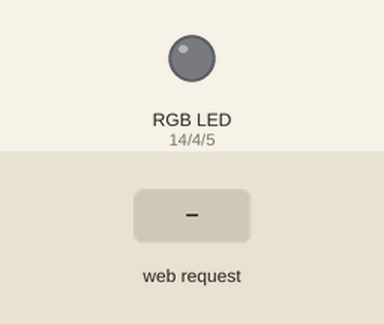
This sketch was run on a simulated ESP8266 (NodeMCU). On the bench: an RGB LED mixed from three pins (HIGH = lit). The test bench sets the inputs (shaded band). What the sketch prints to the serial monitor is not drawn.

Above: at 1.2 s.
1.3 s: HTTP request GET /form1?led=red received
At 2.3 s:
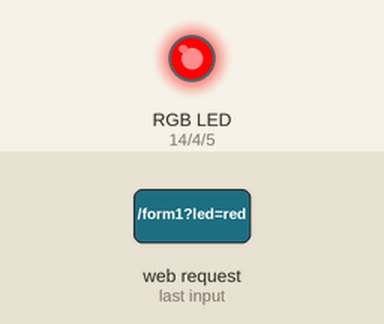
2.8 s: HTTP request GET /form1?led=green received
At 3.4 s:
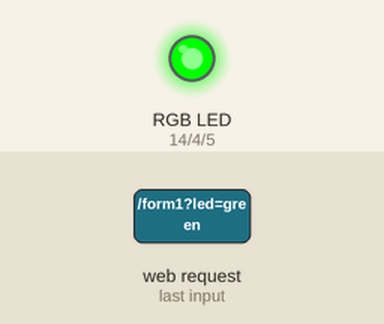
4.3 s: HTTP request GET /form1?led=blue received
At 5.7 s:
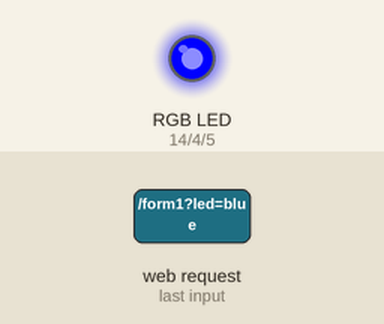
Timing chart, 0 to 7.3 s (numbered marks = the images above; inputs shaded):
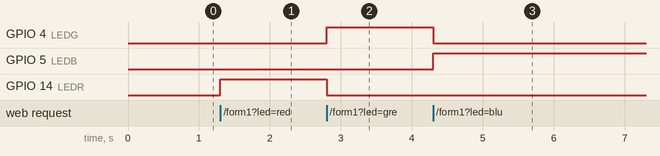

The sketch:

Nodemcu____RGB_LED.ino
```cpp
#include <ESP8266WiFi.h>
#include <WiFiClient.h>
#include <ESP8266WebServer.h>
#include <ESP8266mDNS.h>

const char *ssid = "1812ava_Test";
const char *password = "";
ESP8266WebServer server(80);

char led_status[50];
String webSite;

#define LEDR 14
#define LEDG 4
#define LEDB 5

void turnoff(){
  digitalWrite(LEDR, LOW);
  digitalWrite(LEDG, LOW);
  digitalWrite(LEDB, LOW);
}
void buildWeb(){

  webSite += "<!DOCTYPE html>";
  webSite += "<head><meta charset = \"utf-8\">";
  webSite += "<title> NodeMCU 網頁測試 </title>";
  webSite += "<style>";
  webSite += "body{background-color:#D1BBFF; font-family: Arial, Helvetica, Sans-Serif; Color: #000088;}";
  webSite += "div{width:500px; text-align: center; margin: 50 auto;}";
  webSite += "</style>";
  webSite += "</head>";
  webSite += "<body>";
  webSite += "<div>";
  webSite += "<h1>RGB LED Control form</h1>";
  webSite += "<p id=\"ledStatus\">You can select a RGB LED color ...</p>";
  webSite += "<form action=\"form1\">";
  webSite += "<input type=\"radio\" id=\"red\" name=\"led\" value=\"red\"><label for=\"red\">Color Red</label>";
  webSite += "<input type=\"radio\" id=\"green\" name=\"led\" value=\"green\"><label for=\"green\">Color Green</label>";
  webSite += "<input type=\"radio\" id=\"blue\" name=\"led\" value=\"blue\"><label for=\"blue\">Color blue</label><br><br>";
  webSite += "<input type=\"submit\" value=\"submit\"></form>";
  webSite += "</div>";
  webSite += "</body></html>";
}
void handleRoot(){
  server.send(200,"text/html",webSite);
}

void handleLEDStatus(){
  if(server.arg("led") == "red"){
     snprintf(led_status,50,"Now, RGB LED color is red...");
    digitalWrite(LEDR,HIGH);
    digitalWrite(LEDG,LOW);
    digitalWrite(LEDB,LOW);
  }
  else if(server.arg("led") == "green"){
     snprintf(led_status,50,"Now, RGB LED color is green...");
    digitalWrite(LEDR,LOW);
    digitalWrite(LEDG,HIGH);
    digitalWrite(LEDB,LOW);
  }
  else if(server.arg("led") == "blue"){
     snprintf(led_status,50,"Now, RGB LED color is blue...");
    digitalWrite(LEDR,LOW);
    digitalWrite(LEDG,LOW);
    digitalWrite(LEDB,HIGH);
  }
server.send (200,"text/html",led_status );
}

void handleNotFound(){
  server.send(404,"text/html","404 Error!");
}

void setup() {
  // put your setup code here, to run once:
  pinMode(LEDR, OUTPUT);
  pinMode(LEDG, OUTPUT);
  pinMode(LEDB, OUTPUT);
  turnoff();
  buildWeb();
  WiFi.softAP(ssid,password);
  IPAddress myIP = WiFi.softAPIP();
  Serial.println(myIP);
  server.on("/",handleRoot);
  server.on("/form1",handleLEDStatus);
  server.onNotFound(handleNotFound);
  server.begin();
}
void loop() {
  // put your main code here, to run repeatedly:
  server.handleClient();
}
```

Measured:
- after the input at 1.3 s, GPIO 14 (LEDR): LOW → HIGH at once
- after the input at 2.8 s, GPIO 4 (LEDG): LOW → HIGH at once; GPIO 14 (LEDR): HIGH → LOW at once
- after the input at 4.3 s, GPIO 4 (LEDG): HIGH → LOW at once; GPIO 5 (LEDB): LOW → HIGH at once
